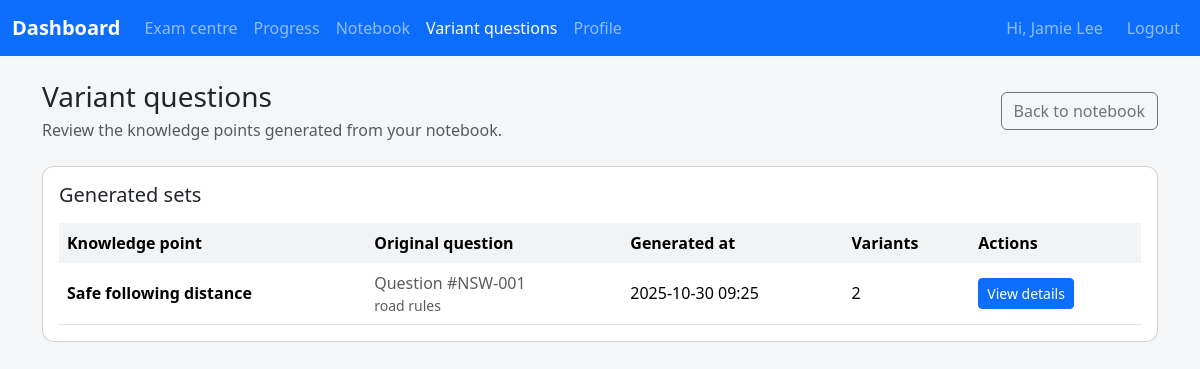
The page /student/variants (signed in) on the database its author committed.
### app/models.py (models this page shows, shortened)
class Student(UserMixin, db.Model):
    __tablename__ = "students"
    id = db.Column(db.Integer, primary_key=True)
    name = db.Column(db.String(120), nullable=False)
    email = db.Column(db.String(120), unique=True)
    mobile_number = db.Column(db.String(20), unique=True, nullable=False)
    password_hash = db.Column(db.String(255), nullable=False)
    state = db.Column(db.String(10), nullable=False)
    preferred_language = db.Column(db.String(20), nullable=False, default="ENGLISH")
    target_exam_date = db.Column(Date)
    avatar_url = db.Column(db.String(500))
    notification_push_enabled = db.Column(Boolean, nullable=False, default=True)
    notification_email_enabled = db.Column(Boolean, nullable=False, default=True)
    profile_version = db.Column(db.Integer, nullable=False, default=1)
    profile_updated_at = db.Column(
        db.DateTime, default=datetime.utcnow, onupdate=datetime.utcnow, nullable=False
    )
    last_login_at = db.Column(db.DateTime)
    assigned_coach_id = db.Column(db.Integer, db.ForeignKey("coaches.id"))
    coach = db.relationship("Coach", back_populates="students")
    mock_exam_summaries = db.relationship(
        "MockExamSummary", back_populates="student", cascade="all, delete-orphan"
    )
    bookings = db.relationship("Appointment", back_populates="student")
    exam_sessions = db.relationship(
        "StudentExamSession", back_populates="student", cascade="all, delete-orphan"
    )
    question_attempts = db.relationship(
        "QuestionAttempt", back_populates="student", cascade="all, delete-orphan"
    )
    notebook_entries = db.relationship(
        "NotebookEntry", back_populates="student", cascade="all, delete-orphan"
    )
    state_progress = db.relationship(
        "StudentStateProgress", back_populates="student", cascade="all, delete-orphan"
    )
    auth_tokens = db.relationship(
        "StudentAuthToken", back_populates="student", cascade="all, delete-orphan"
    )
    starred_questions = db.relationship(
        "StarredQuestion", back_populates="student", cascade="all, delete-orphan"
    )
    login_windows = db.relationship(
        "StudentLoginRateLimit", back_populates="student", cascade="all, delete-orphan"
    )
    variant_groups = db.relationship(
        "VariantQuestionGroup", back_populates="student", cascade="all, delete-orphan"
    )
    variant_questions = db.relationship(
        "VariantQuestion", back_populates="student", cascade="all, delete-orphan"
    )
    @property
    def is_student(self) -> bool:
        return True

class VariantQuestionGroup(db.Model):
    __tablename__ = "variant_question_groups"
    id = db.Column(db.Integer, primary_key=True)
    student_id = db.Column(db.Integer, db.ForeignKey("students.id"), nullable=False)
    base_question_id = db.Column(db.Integer, db.ForeignKey("questions.id"), nullable=False)
    knowledge_point_name = db.Column(db.String(255), nullable=False)
    knowledge_point_summary = db.Column(db.Text, nullable=False)
    created_at = db.Column(db.DateTime, default=datetime.utcnow, nullable=False)
    student = db.relationship("Student", back_populates="variant_groups")
    base_question = db.relationship("Question")
    variants = db.relationship(
        "VariantQuestion", back_populates="group", cascade="all, delete-orphan"
    )

class Question(db.Model):
    __tablename__ = "questions"
    id = db.Column(db.Integer, primary_key=True)
    qid = db.Column(db.String(50), nullable=False)
    prompt = db.Column(db.Text, nullable=False)
    language = db.Column(db.String(20), nullable=False, default="ENGLISH")
    state_scope = db.Column(db.String(10), nullable=False, default="ALL")
    topic = db.Column(db.String(120), nullable=False, default="general")
    option_a = db.Column(db.String(255), nullable=False, default="Option A")
    option_b = db.Column(db.String(255), nullable=False, default="Option B")
    option_c = db.Column(db.String(255), nullable=False, default="Option C")
    option_d = db.Column(db.String(255), nullable=False, default="Option D")
    correct_option = db.Column(db.String(1), nullable=False, default="A")
    explanation = db.Column(db.Text, nullable=False, default="")
    image_url = db.Column(db.String(500))
    __table_args__ = (
        UniqueConstraint(
            "qid", "state_scope", "language", name="uq_question_qid_state_language"
        ),
    )

### app/student/routes.py (the view)
@student_bp.route("/variants")
@login_required
def variant_list():
    student = _current_student()
    if not student:
        return _redirect_non_students()
    groups = (
        VariantQuestionGroup.query.options(
            joinedload(VariantQuestionGroup.base_question),
            joinedload(VariantQuestionGroup.variants),
        )
        .filter_by(student_id=student.id)
        .order_by(VariantQuestionGroup.created_at.desc())
        .all()
    )
    group_rows: list[dict[str, object]] = []  # Payload rows consumed by the template
    for group in groups:
        student_variants = [
            variant
            for variant in group.variants
            if variant.student_id == student.id
        ]  # Only expose variants owned by the current student
        group_rows.append(
            {
                "group": group,
                "variant_total": len(student_variants),  # Number of stored variants
            }
        )
    return render_template(
        "student/variant_list.html",
        group_rows=group_rows,
    )

### app/coach/routes.py (called while the page is built, shortened)
@coach_bp.before_app_request
def _restrict_student_portal_access():
    if request.blueprint != "coach":
        return None

### app/i18n.py (called while the page is built)
def normalise_language_code(language: str | None) -> str | None:
    if not language:
        return None
    code = language.strip().upper()
    if code in SUPPORTED_LANGUAGES:
        return code
    return None

def ensure_language_code(language: str | None) -> str:
    normalised = normalise_language_code(language)
    return normalised or DEFAULT_LANGUAGE

def translate_text(text: str, language: str, **format_values: str) -> str:
    catalogue = TRANSLATIONS.get(language, {})
    translated = catalogue.get(text, text)
    if format_values:
        try:
            return translated.format(**format_values)
        except (KeyError, IndexError):
            return translated
    return translated

### app/student/routes.py (called while the page is built)
def _current_student() -> Student | None:
    if not current_user.is_authenticated:
        return None
    student = current_user._get_current_object()
    if isinstance(student, Student):
        return student
    return None

### app/templates/student/variant_list.html (shortened to what this page needs)
{% extends "base.html" %}
{% block content %}
<div class="d-flex flex-column flex-lg-row align-items-lg-center justify-content-between gap-3 mb-4">
  <div>
    <h1 class="h3 mb-1">{{ _('Variant questions') }}</h1>
    <p class="text-muted mb-0">{{ _('Review the knowledge points generated from your notebook.') }}</p>
  </div>
  <a class="btn btn-outline-secondary" href="{{ url_for('student.notebook') }}">{{ _('Back to notebook') }}</a>
</div>
{% if group_rows %}
<div class="card">
  <div class="card-body">
    <h2 class="h5 mb-3">{{ _('Generated sets') }}</h2>
    <div class="table-responsive">
      <table class="table table-hover align-middle mb-0">
        <thead>
          <tr>
            <th scope="col">{{ _('Knowledge point') }}</th>
            <th scope="col">{{ _('Original question') }}</th>
            <th scope="col">{{ _('Generated at') }}</th>
            <th scope="col">{{ _('Variants') }}</th>
            <th scope="col">{{ _('Actions') }}</th>
          </tr>
        </thead>
        <tbody>
          {% for row in group_rows %}
          {% set group = row.group %}
          <tr>
            <td class="fw-semibold">{{ group.knowledge_point_name }}</td>
            <td>
              <span class="text-muted">{{ _('Question') }} #{{ group.base_question.qid }}</span>
              <div class="small text-muted">{{ group.base_question.topic }}</div>
            </td>
            <td>{{ group.created_at.strftime('%Y-%m-%d %H:%M') }}</td>
            <td>{{ row.variant_total }}</td>
            <td>
              <a class="btn btn-sm btn-primary" href="{{ url_for('student.variant', group=group.id) }}">{{ _('View details') }}</a>
            </td>
          </tr>
          {% endfor %}
        </tbody>
      </table>
    </div>
  </div>
</div>
{% else %}
<div class="alert alert-info" role="alert">
  {{ _('Generate variants from the notebook to see them listed here.') }}
</div>
{% endif %}
{% endblock %}

### app/templates/base.html (shortened to what this page needs)
<!doctype html>
<html lang="{{ 'zh-Hans' if active_language == 'CHINESE' else 'en' }}">
  <head>
    <link
      href="https://cdn.jsdelivr.net/npm/bootstrap@5.3.3/dist/css/bootstrap.min.css"
      rel="stylesheet"
    >
    <link rel="stylesheet" href="{{ url_for('static', filename='css/app.css') }}">
  </head>
  <body class="{% block body_class %}{% endblock %}">
    {% block navbar %}
    <nav class="navbar navbar-expand-lg navbar-dark bg-primary mb-4">
      <div class="container-fluid">
        {% if current_user.is_authenticated %}
          {% set is_student = current_user.is_student %}
          {% set home_endpoint = 'student.dashboard' if is_student else 'coach.dashboard' %}
        {% else %}
          {% set is_student = False %}
          {% set home_endpoint = 'coach.login' %}
        {% endif %}
        <a class="navbar-brand" href="{{ url_for(home_endpoint) }}" aria-label="{{ _('Dashboard') }}">
          {{ _('Dashboard') }}
        </a>
        <div class="collapse navbar-collapse" id="navbarNav">
          {% set endpoint = request.endpoint or '' %}
          <ul class="navbar-nav me-auto">
            {% if current_user.is_authenticated %}
              {% if is_student %}
              <li class="nav-item"><a class="nav-link {% if endpoint.startswith('student.exams') %}active{% endif %}" href="{{ url_for('student.exams') }}">{{ _('Exam centre') }}</a></li>
              <li class="nav-item"><a class="nav-link {% if endpoint == 'student.progress' %}active{% endif %}" href="{{ url_for('student.progress') }}">{{ _('Progress') }}</a></li>
              <li class="nav-item"><a class="nav-link " href="{{ url_for('student.notebook') }}">{{ _('Notebook') }}</a></li>
              <li class="nav-item"><a class="nav-link {% if endpoint.startswith('student.variant') %}active{% endif %}" href="{{ url_for('student.variant_list') }}">{{ _('Variant questions') }}</a></li>
              <li class="nav-item"><a class="nav-link {% if endpoint.startswith('student.profile') %}active{% endif %}" href="{{ url_for('student.profile') }}">{{ _('Profile') }}</a></li>
              {% endif %}
            {% endif %}
          </ul>
          <ul class="navbar-nav ms-auto align-items-center gap-3">
            {% if current_user.is_authenticated %}
            <li class="nav-item d-flex align-items-center gap-2">
              <span class="navbar-text">{{ _('Hi') }}, {{ current_user.name }}</span>
            </li>
            <li class="nav-item"><a class="nav-link" href="{{ url_for('coach.logout') }}">{{ _('Logout') }}</a></li>
            {% endif %}
          </ul>
        </div>
      </div>
    </nav>
    {% endblock %}
    <main class="{% block main_class %}container{% endblock %}">
      {% block content %}{% endblock %}
    </main>
  </body>
</html>

### app/static/css/app.css (style rules this page uses)
body { background-color: #f5f6f8; }
.navbar-brand { font-weight: 600; }
.card { border-radius: 0.75rem; }
.table thead th { background-color: #f1f3f5; border-bottom: 0; }

### rows shown on the page
Student: name "Jamie Lee"
VariantQuestionGroup: knowledge_point_name "Safe following distance", created_at "2025-10-30 09:25"
Question: base_question.qid "NSW-001", base_question.topic "road rules"

### other values the page prints
{{ row.variant_total }} "2"
